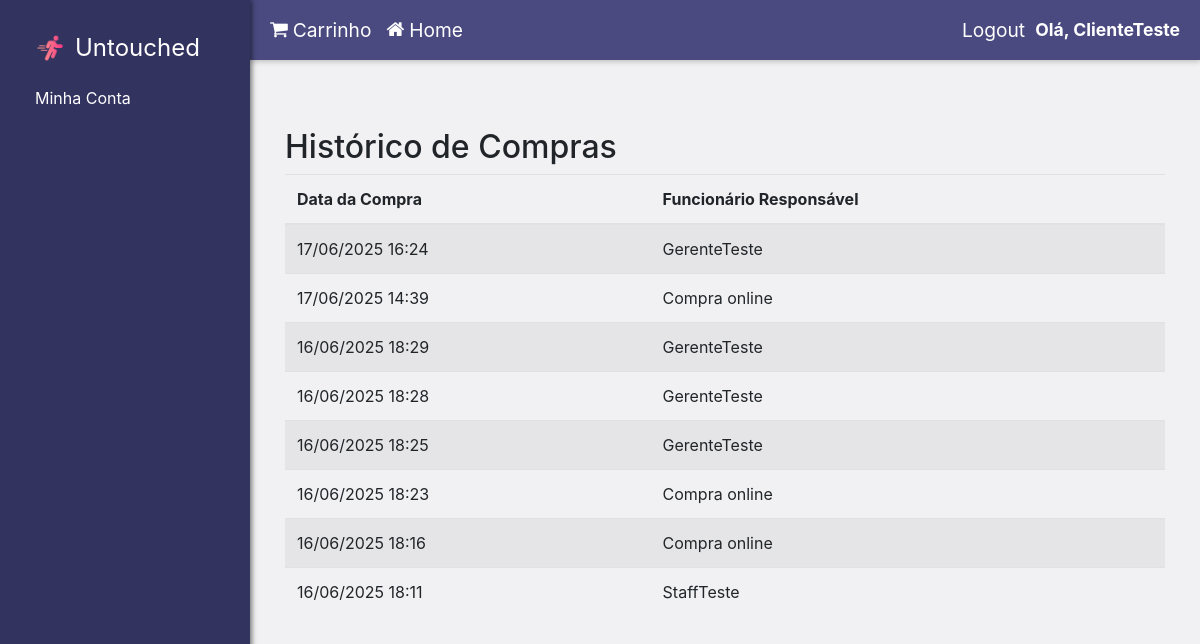
The app's page /cliente/cliente/historico_compras (signed in) with its own data.
### website/model/Users/Ceo.py (models this page shows, shortened)
class Ceo(Funcionario):
    __mapper_args__={
        'polymorphic_identity':7
    }

### website/model/Vendas/Venda.py (models this page shows)
class Venda(db.Model):
    __tablename__ = 'venda'
    id = db.Column(db.Integer, primary_key=True)
    data_venda = db.Column(db.DateTime, default=datetime.utcnow)
    cliente_id = db.Column(db.Integer, db.ForeignKey('usuario.id'))
    funcionario_id = db.Column(db.Integer, db.ForeignKey('usuario.id'))
    itens_vendidos = db.relationship('ItemVendido', backref='itens')

### website/controller/clienteController.py (the view)
@viewcliente.route('/cliente/historico_compras')
def historico_compras():
    cliente_id = current_user.id
    vendas = VendaDatabaseService.buscar_historico_compras(cliente_id)
    historico = []
    for venda in vendas:
        nome_funcionario = "Compra online"
        if venda.funcionario_id:
            nome = UserDatabaseService.get_nome_por_id(venda.funcionario_id)
            if nome:
                nome_funcionario = nome
        historico.append({
            'data_venda': venda.data_venda,
            'nome_funcionario': nome_funcionario
        })
    return render_template("historico_compras.html", historico=historico)

### website/model/Users/User.py (called while the page is built)
    @property
    def id(self):
        return self._id

### website/service/UserDatabaseService.py (called while the page is built)
    @staticmethod
    def get_nome_por_id(usuario_id):
        usuario = User.query.get(usuario_id)
        if usuario:
            return usuario.nome
        return None

### website/service/VendaDatabaseService.py (called while the page is built)
    @staticmethod
    def buscar_historico_compras(cliente_id):
        return Venda.query.filter_by(cliente_id=cliente_id).order_by(Venda.data_venda.desc()).all()

### website/templates/historico_compras.html (shortened to what this page needs)
{% extends 'layout.html' %}
{% block content %}
<div class="container mt-5">
    <h2>Histórico de Compras</h2>
    <table class="table table-striped">
        <thead>
            <tr>
                <th>Data da Compra</th>
                <th>Funcionário Responsável</th>
            </tr>
        </thead>
        <tbody>
            {% for item in historico %}
            <tr>
                <td>{{ item.data_venda.strftime('%d/%m/%Y %H:%M') }}</td>
                <td>{{ item.nome_funcionario }}</td>
            </tr>
            {% endfor %}
        </tbody>
    </table>
</div>
{% endblock %}

### website/templates/layout.html (shortened to what this page needs)
<!DOCTYPE html>
<html>
<head>
    <link
        rel="stylesheet"
        href="https://stackpath.bootstrapcdn.com/bootstrap/4.4.1/css/bootstrap.min.css"
    />
    <link
        rel="stylesheet"
        href="https://stackpath.bootstrapcdn.com/font-awesome/4.7.0/css/font-awesome.min.css"
    />
</head>
<body>
    <div class="sidebar">
        <div class="navbar-nav">
            <a class="navbar-brand" href="{{ url_for('view.home') }}">
                <img src="{{ url_for('static', filename='images/logo.png') }}" alt="Nossa Logo" height="30">
                <span style="font-size: 1.2em;">Untouched</span>
            </a>
            {% block sidebar_specific_content %}
                {% if current_user.is_authenticated%}
                    {%if current_user.tipo_usuario > 2%}
                        <a class="nav-item nav-link" href="{{ url_for('view.home_funcionario') }}">Minha Conta</a>
                    {%else%}
                        <a class="nav-item nav-link" href="{{ url_for('view.home_cliente') }}">Minha Conta</a>
                    {%endif%}
                {%else%}
                    <a class="nav-item nav-link" href="{{ url_for('viewLogin.login_page') }}">Login</a>
                    <a class="nav-item nav-link" href="{{ url_for('viewSign.sign_up') }}">Sign Up</a>
                {% endif %}
            {% endblock %}
        </div>
    </div>
    <div class="main-content-area">
        <div class="topbar">
            <div class="welcome-section">
                {% if current_user.is_authenticated %}
                {%if current_user.is_authenticated and current_user.tipo_usuario == 2%}
                    <a class="cart-link" href="{{ url_for('view_venda.carrinho') }}">
                        <i class="fa fa-shopping-cart"></i> Carrinho
                    </a>
                {%endif%}
                {%endif%}
                <a class="home-link" href="{{ url_for('view.home') }}">
                    <i class="fa fa-home"></i> Home
                </a>
            </div>
            <div class="auth-info">
                {% if current_user.is_authenticated %}
                    <a class="auth-link" href="{{ url_for('viewLogin.logout') }}">Logout</a>
                    <span class="welcome-message">Olá, {{ current_user.nome }}</span>
                {% else %}
                    <a class="auth-link" href="{{ url_for('viewLogin.login_page') }}">Login</a>
                    <a class="auth-link" href="{{ url_for('viewSign.sign_up') }}">Sign Up</a>
                {% endif %}
            </div>
        </div>
        <div class="content-wrapper">
          {% block content %}
          {% endblock %}
        </div>
    </div>
</body>
</html>

### website/templates/layout.html (style rules this page uses)
body { display: flex; min-height: 100vh; margin: 0; background-color: #eeeef0c5; }
.sidebar { width: 250px; flex-shrink: 0; background-color: #333360; color: white; padding: 20px; box-shadow: 2px 0 5px rgba(0,0,0,0.5); position: sticky; top: 0; height: 100vh; overflow-y: auto; display: flex; flex-direction: column; }
.sidebar .navbar-brand, .sidebar .nav-link { color: white !important; padding: 10px 15px; display: flex; align-items: center; text-decoration: none; }
.sidebar .navbar-brand img { margin-right: 10px; }
.main-content-area { flex-grow: 1; display: flex; flex-direction: column; }
.topbar { background-color: #4a4a80; color: white; padding: 10px 20px; display: flex; justify-content: space-between; align-items: center; box-shadow: 0 2px 5px rgba(0,0,0,0.2); height: 60px; flex-shrink: 0; }
.topbar .welcome-section { display: flex; align-items: center; gap: 15px; }
.topbar .welcome-message { font-size: 1.1em; font-weight: bold; }
.topbar .home-link, .topbar .cart-link, .topbar .auth-link, .topbar .my-account-link { color: white !important; text-decoration: none; font-size: 1.2em; display: flex; align-items: center; transition: color 0.2s ease-in-out; }
.topbar .home-link i, .topbar .cart-link i { margin-right: 5px; }
.topbar .auth-info { display: flex; align-items: center; gap: 10px; }
.content-wrapper { flex-grow: 1; padding: 20px; }

### records on screen
Ceo: nome "ClienteTeste"
Ceo: data_venda "17/06/2025 16:24", nome_funcionario "GerenteTeste", data_venda "16/06/2025 18:29", data_venda "16/06/2025 18:28", data_venda "16/06/2025 18:25"
Venda: data_venda "17/06/2025 14:39"
Venda: data_venda "16/06/2025 18:23"
Venda: data_venda "16/06/2025 18:16"
Ceo: data_venda "16/06/2025 18:11", nome_funcionario "StaffTeste"

### other values on screen
{{ item.nome_funcionario }} "Compra online" "Compra online" "Compra online"
